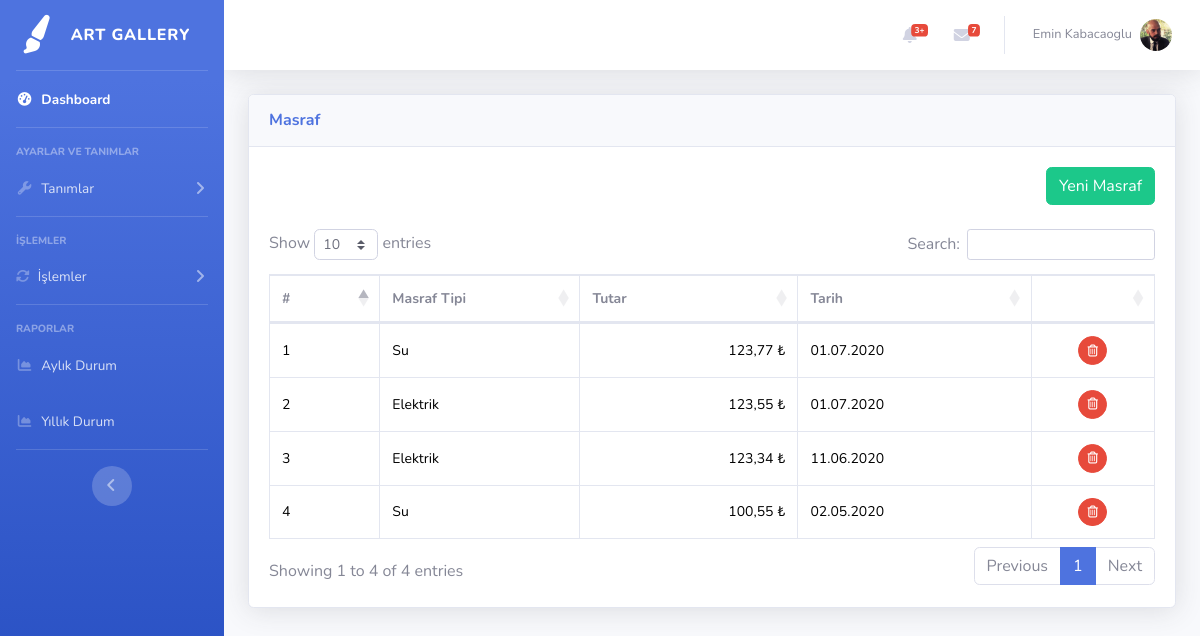
/artgallery/expense.php (signed in), run on the app's committed database.
### tables this page shows
CREATE TABLE IF NOT EXISTS `users` (
  `user_id` int NOT NULL AUTO_INCREMENT,
  `user_name` varchar(50) NOT NULL,
  `user_lastname` varchar(50) NOT NULL,
  `user_username` varchar(50) NOT NULL,
  `user_password` varchar(100) NOT NULL,
  `user_photo` varchar(100) NOT NULL,
  `user_status` enum('0','1') NOT NULL DEFAULT '1',
  `user_email` varchar(50) NOT NULL,
  `user_mobile` varchar(50) NOT NULL,
  PRIMARY KEY (`user_id`)
);

CREATE TABLE IF NOT EXISTS `expenses` (
  `expense_id` int NOT NULL AUTO_INCREMENT,
  `expensetype_id` int NOT NULL,
  `expense_amount` float NOT NULL,
  `expense_date` datetime NOT NULL DEFAULT CURRENT_TIMESTAMP,
  PRIMARY KEY (`expense_id`)
);

CREATE TABLE IF NOT EXISTS `expensetype` (
  `type_id` int NOT NULL AUTO_INCREMENT,
  `type_name` varchar(50) NOT NULL,
  `record_date` datetime NOT NULL DEFAULT CURRENT_TIMESTAMP,
  PRIMARY KEY (`type_id`)
);

### artgallery/admin/setconfig.php (called while the page is built, shortened)
<?php
require_once 'admin/class.crud.php';
$db = new crud();
?>

### artgallery/admin/class.crud.php (called while the page is built, shortened)
<?php
    class crud{
        private $db;
        public function __construct(){
            try {
                 $this->db=new PDO('mysql:host=localhost;dbname=artgallery;charset=utf8','root','Baskent@2005@');
            } catch (Exception $e) {
                die("Bağlantı Başarısız: ".$e->getMessage());
            }
        }
        public function qSql($sql,$options=[]) {
            try {
                $stmt=$this->db->prepare($sql);
                $stmt->execute();
                return $stmt;
            } catch (Exception $e) {
                return ['status' => FALSE, 'error' => $e->getMessage()];
            }
        }
    }
?>

### artgallery/expense.php (the view, shortened to what this page needs)
<?php require_once 'header.php';
?>
<div class="container-fluid" id="container-fluid">
    <div class="card shadow mb-4">
        <div class="card-header py-3">
            <h6 class="m-0 font-weight-bold text-primary">Masraf</h6>
        </div>
        <div class="card-body">
            <div class="table-responsive">
                <div align="right">
                    <a href="?expenseInsert=true"><button class="btn btn-success">Yeni Masraf</button></a>
                    <br><br>
                </div>
                <table class="table table-bordered" id="dataTable" width="100%" cellspacing="0">
                    <thead>
                        <tr>
                            <th>#</th>
                            <th>Masraf Tipi</th>
                            <th>Tutar</th>
                            <th>Tarih</th>
                            <th></th>
                        </tr>
                    </thead>
                    <tbody>
                        <?php
                        $sql = $db->qSql("SELECT * FROM expenses,expensetype WHERE expenses.expensetype_id=expensetype.type_id order by expenses.expense_date DESC");
                        $count = 0;
                        while ($row = $sql->fetch(PDO::FETCH_ASSOC)) {
                            $count++
                        ?>
                            <?php $date = date_create($row["expense_date"]); ?>
                            <tr>
                                <td width="1"><?php echo $count ?></td>
                                <td width="30"><?php echo $row["type_name"] ?></td>
                                <td width="70" align="right"><?php echo number_format($row["expense_amount"], 2, ",", ".") ?> ₺</td>
                                <td width="30"><?php echo  date_format($date, 'd.m.Y'); ?></td>
                                <td  align="center"  width="5"><a id="delete_expense" onclick="deleteConfirm(<?php echo $row['expense_id'] ?>)" href="#" class="btn btn-danger btn-circle btn-sm"><i class="far fa-trash-alt"></i></a></td>
                            </tr>
                        <?php  }  ?>
                    </tbody>
                </table>
            </div>
        </div>
    </div>
</div>
<?php require_once 'footer.php' ?>

### artgallery/header.php (shortened to what this page needs)
<?php
require_once 'admin/setconfig.php';
$id = $_SESSION['user']['userID'];
$sql = $db->qSql("SELECT * FROM users WHERE users.user_id=$id ");
$row = $sql->fetch(PDO::FETCH_ASSOC)
?>
<!DOCTYPE html>
<html lang="en">
<head>
  <link href="vendor/fontawesome-free/css/all.min.css" rel="stylesheet" type="text/css">
  <link href="css/sb-admin-2.min.css" rel="stylesheet">
  <link rel="stylesheet" href="css/select2.min.css" />
  <link href="vendor/datatables/dataTables.bootstrap4.min.css" rel="stylesheet">
  <link rel="stylesheet" href="https://ajax.googleapis.com/ajax/libs/jqueryui/1.12.1/themes/smoothness/jquery-ui.css">
  <link rel="stylesheet" href="css/sweetalert2.min.css">
</head>
<body id="page-top">
  <div id="wrapper">
    <?php require_once 'sidebar.php' ?>
    <div id="content-wrapper" class="d-flex flex-column">
      <div id="content">
        <nav class="navbar navbar-expand navbar-light bg-white topbar mb-4 static-top shadow">
          <ul class="navbar-nav ml-auto">
            <li class="nav-item dropdown no-arrow mx-1">
              <a class="nav-link dropdown-toggle" href="#" id="alertsDropdown" role="button" data-toggle="dropdown" aria-haspopup="true" aria-expanded="false">
                <i class="fas fa-bell fa-fw"></i>
                <span class="badge badge-danger badge-counter">3+</span>
              </a>
            </li>
            <li class="nav-item dropdown no-arrow mx-1">
              <a class="nav-link dropdown-toggle" href="#" id="messagesDropdown" role="button" data-toggle="dropdown" aria-haspopup="true" aria-expanded="false">
                <i class="fas fa-envelope fa-fw"></i>
                <span class="badge badge-danger badge-counter">7</span>
              </a>
            </li>
            <li class="nav-item dropdown no-arrow">
              <a class="nav-link dropdown-toggle" href="#" id="userDropdown" role="button" data-toggle="dropdown" aria-haspopup="true" aria-expanded="false">
                <span class="mr-2 d-none d-lg-inline text-gray-600 small"><?php echo $_SESSION['user']['userName'] . " " . $_SESSION['user']['userLastName'] ?></span>
                <img class="img-profile rounded-circle" src="img/users/<?php if ($row["user_photo"] == null) {
                                                                          echo 'user.png';
                                                                        } else {
                                                                          echo $row["user_photo"];
                                                                        } ?>">
              </a>
            </li>
          </ul>
        </nav>

### artgallery/expense.php (style rules this page uses)
tr { font-size: 14px; }
#dataTable td { color: black; vertical-align: middle }

### data on the page
users: user_photo (picture)
expenses: expensetype.type_name "Su", expense_amount "123,77", expense_date "01.07.2020"
expenses: expensetype.type_name "Elektrik", expense_amount "123,55", expense_date "01.07.2020"
expenses: expensetype.type_name "Elektrik", expense_amount "123,34", expense_date "11.06.2020"
expenses: expensetype.type_name "Su", expense_amount "100,55", expense_date "02.05.2020"

### other printed values
$_SESSION['user']['userName'] "Emin"
$_SESSION['user']['userLastName'] "Kabacaoglu"
